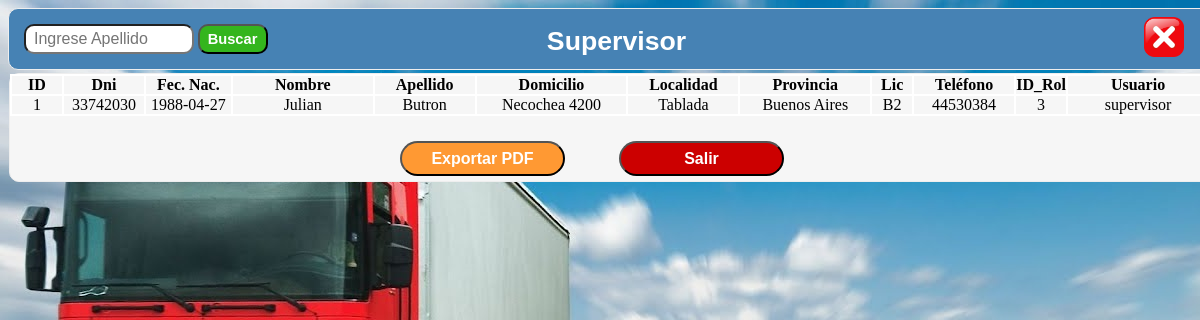
The page /ver_supervisores.php on the database its author committed.
### tables this page shows
CREATE TABLE IF NOT EXISTS empleado (
	id 					int 			AUTO_INCREMENT,
    dni					int	 			NOT NULL,
    fecha_nac 			DATE			NOT NULL,
	nombre 				varchar(50)		NOT NULL,
	apellido 			varchar(50)		NOT NULL,
    domicilio			varchar(50)		NOT NULL,
    localidad			varchar(50)		NOT NULL,
	provincia			varchar(50)		NOT NULL,	
    lic					varchar(5)		NOT NULL,	
    telefono			int				NOT NULL,	
	id_cargo 			int				NOT NULL,
    id_rol				int				NOT NULL,	
	usuario 			varchar(50)		NOT NULL,
	password 			varchar(50)		NOT NULL,
	PRIMARY KEY (id),
	FOREIGN KEY (id_cargo) 	REFERENCES cargo (id),
	FOREIGN KEY (id_rol) 	REFERENCES rol 	 (id)
);

### ver_supervisores.php (the view, shortened to what this page needs)
<html>
<head>
<link rel="stylesheet" type="text/css" href="estilos\ver_lista_empleado.css">
</head>
<body Background="imagenes\fondo.jpg">
<div id="contenedor">
	<div id="cabecera">
	<form ACTION="buscar_supervisor.php" METHOD="POST">
	<div class="buscar">
	<input type="text" name="palabra" placeholder="Ingrese Apellido" class="campo_buscar">
	<input type="submit" name="buscador" value="Buscar" class="campo_buscador">
	</form>
		<div class="titulo">
		Supervisor
		</div>
		<a href="menu_supervisor.php"><img src="imagenes\cerrar.png" class="imagen_atras"/></a>
	</div>
<div id="cuerpo">
  <table border='1' cellpadding='0' align="center" cellspacing='0' width='auto' bgcolor='#F6F6F6' bordercolor='#FFFFFF'>
	<tr align="center">
	  <td width='50'	style='font-weight: bold'>ID			 </td>
      <td width='80'	style='font-weight: bold'>Dni			 </td>
      <td width='85'	style='font-weight: bold'>Fec. Nac.		 </td>
      <td width='140'	style='font-weight: bold'>Nombre	 	 </td>
      <td width='100'	style='font-weight: bold'>Apellido		 </td>
	  <td width='150'	style='font-weight: bold'>Domicilio		 </td>
	  <td width='110'	style='font-weight: bold'>Localidad		 </td>
	  <td width='130'	style='font-weight: bold'>Provincia	     </td>
	  <td width='40'	style='font-weight: bold'>Lic			 </td>
	  <td width='100'	style='font-weight: bold'>Tel&eacute;fono</td>
      <td width='50'	style='font-weight: bold'>ID_Rol		 </td>
	  <td width='140'	style='font-weight: bold'>Usuario	     </td>
    </tr>
<?php
	$cadena ="SELECT * FROM empleado WHERE id_cargo= 3";
	$tabla = mysql_query($cadena);
	while ($registro = mysql_fetch_array($tabla)){
	echo "
    <tr align='center'>
	  <td width='50'>"	.$registro['id'].		"</td>
      <td width='80'>"	.$registro['dni'].		"</td>
      <td width='85'>"	.$registro['fecha_nac']."</td>
	  <td width='140'>"	.$registro['nombre'].	"</td>
	  <td width='100'>"	.$registro['apellido'].	"</td>
	  <td width='150'>"	.$registro['domicilio']."</td>
	  <td width='110'>"	.$registro['localidad']."</td>
	  <td width='130'>"	.$registro['provincia']."</td>
	  <td width='40'>"	.$registro['lic'].		"</td>
	  <td width='100'>"	.$registro['telefono'].	"</td>
	  <td width='50'>"	.$registro['id_rol'].	"</td>
	  <td width='140'>"	.$registro['usuario'].	"</td>
    </tr>  ";
}
?>
 </table>
 <a href= "generar_pdf_supervisor.php"><input type="submit" value="Exportar PDF" class="boton_pdf"></a>
 <a href= "pantalla.php"><input type="submit" value="Salir" class="boton_salir"></a>
</div>
</div>
</body>
</html>

### estilos/ver_lista_empleado.css (style rules this page uses)
#contenedor { width: auto; height: auto; margin: 5 0 0 0px; }
#cabecera { width: 1200px; height: 60px; background-color: #4682B4; color: white; border-radius: 10px; border-style: groove; border-width: 1px; }
#cuerpo { width: 1200px; height: auto; background-color: #F6F6F6; border-radius: 10px; margin: 4 0 0 0px; border-style: groove; border-width: 1px; }
.buscar { margin:0 0 0 15px; }
.campo_buscar { width: 170px; height: 30px; font-size: 12pt; padding-left: 8px; margin: 15 0 0 0px; border-radius: 10px; }
.campo_buscador { width: 70px; height: 30px; font-size: 11pt; font-weight: bold; background-color: #34B51D; color: white; padding-left: 5px; margin: 15 0 0 0px; border-radius: 10px; }
.titulo { font-size: 20pt; font-family: helvetica; color: white; text-align: center; font-weight: bold; margin: -28 0 0 0px; }
.imagen_atras { width:40px; height:40px; border-style: groove; border-width: 0px; margin:-40 0 0 1120px; background-color: #4682B4; border-radius: 5px; }
.boton_pdf { width: 165px; height: 35px; background-color: #FF9933; color: white; font-size: 12pt; font-weight: bold; margin: 25 0 5 390px; border-radius: 30px; }
.boton_salir { width: 165px; height: 35px; background-color: #CC0000; color: white; font-size: 12pt; font-weight: bold; margin: 25 0 5 50px; border-radius: 30px; }

### rows shown on the page
empleado: id "1", dni "33742030", fecha_nac "1988-04-27", nombre "Julian", apellido "Butron", domicilio "Necochea 4200", localidad "Tablada", provincia "Buenos Aires", lic "B2", telefono "44530384", id_rol "3", usuario "supervisor"
